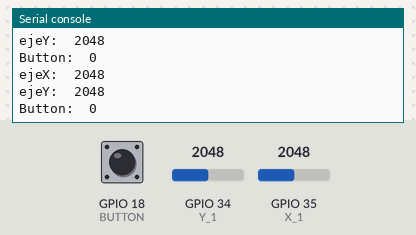
The program below on a simulated ESP32 board running MicroPython. On the bench: the last lines printed to the serial console. The inputs (shaded band) are chosen by the test bench; at power-on: GPIO 34 (Y_1) = 2048, GPIO 35 (X_1) = 2048, GPIO 18 (BUTTON) LOW (analog values on the 0–4095 scale).

Above: at 1.2 s.
1.3 s: GPIO 34 (Y_1) set to 2866
At 1.31 s:
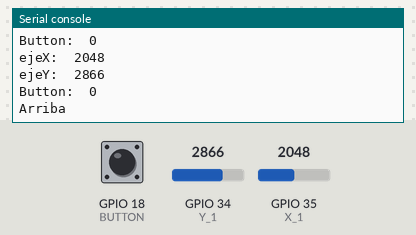
2.9 s: GPIO 35 (X_1) set to 2866
At 2.93 s:
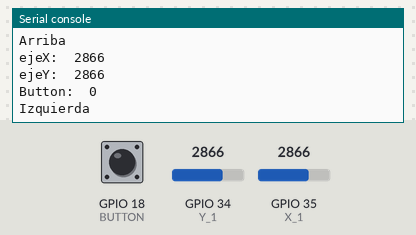
4.5 s: GPIO 35 (X_1) set to 2047
At 4.54 s:
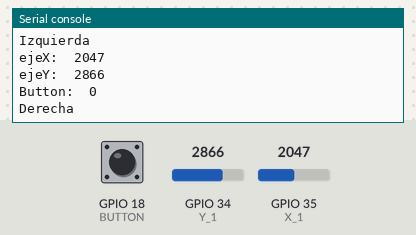
6.1 s: GPIO 18 (BUTTON) pulled HIGH for 0.15 s
7.7 s: GPIO 34 (Y_1) set to 3603
At 9.07 s:
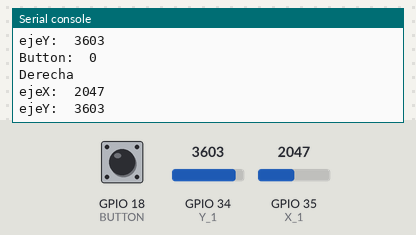
Timing chart, 0 to 10.2 s (numbered marks = the images above; inputs shaded):
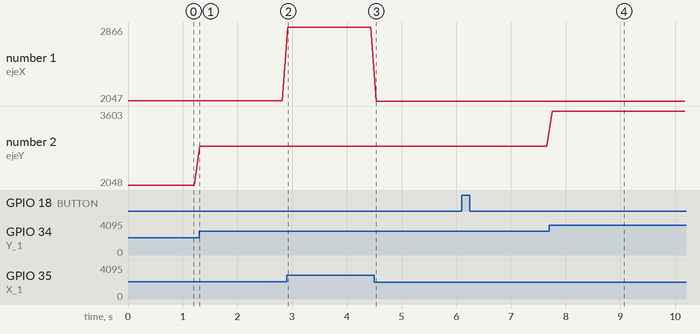

The program:

joystick.py
```python
from machine import Pin, ADC
from time import sleep

X_1 = ADC(Pin(35))
Y_1 = ADC(Pin(34))

X_1.atten(ADC.ATTN_11DB)    # Range 0 to 3.3V
Y_1.atten(ADC.ATTN_11DB)    # Range 0 to 3.3V

BUTTON = Pin(18, Pin.IN)

while True:
    axis_x = X_1.read()
    axis_y = Y_1.read()

    state = BUTTON.value()
    print('ejeX: ', axis_x)
    print('ejeY: ', axis_y)
    print('Button: ', state)

    if axis_x < 2048:
        print("Derecha")
    elif axis_x > 2048:
        print("Izquierda")
    elif axis_y > 2048:
        print("Arriba")
    elif axis_y < 2048:
        print("Abajo")
    sleep(0.1)
```

Measured:
- after the input at 1.3 s, the serial console: prints a new line at once (image 1)
- after the input at 2.9 s, the serial console: prints a new line at once (image 2)
- after the input at 4.5 s, the serial console: prints a new line at once (image 3)
- after the input at 7.7 s, the serial console: prints a new line after 0.06 s (image 4)
- plotted number 1: 2866 → 2047 after the input at 4.5 s
- plotted number 2: 2048 → 2866 after the input at 1.3 s, 2866 → 3603 after the input at 7.7 s
